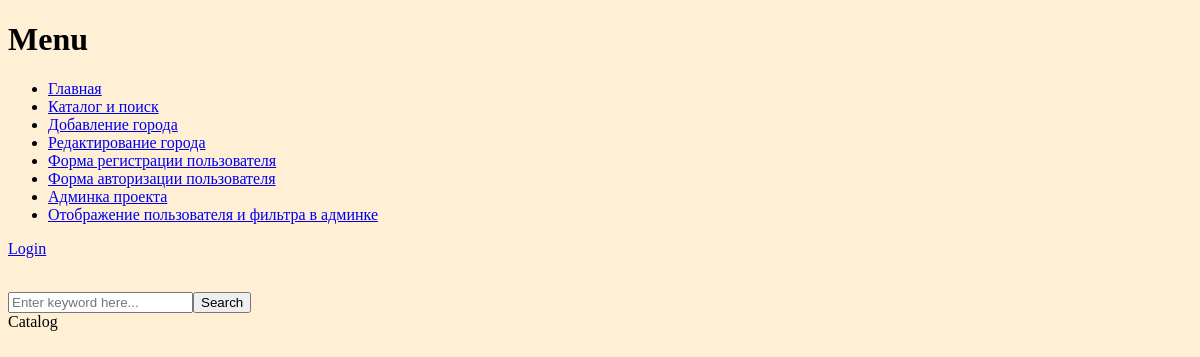
Page /anaboliki/ on the earlier database version.
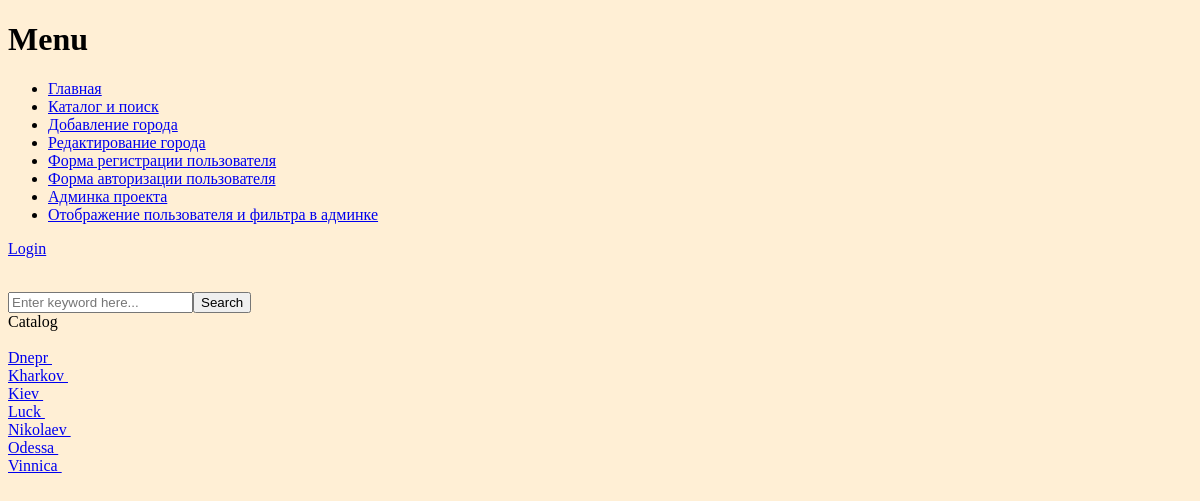
Same page on the later database version.
### anaboliki/models.py (models this page shows, shortened)
class City(models.Model):
    name = models.CharField(max_length=100)
    user = models.ForeignKey(User,
                             null=True, blank=True,
                             on_delete=models.SET_NULL)
    is_approved = models.BooleanField(default=False)

### anaboliki/views.py (the view)
# urls.py: path('', catalog),
def catalog(request):
    towns = City.objects.filter(is_approved=True).order_by('name')
    if 'search' in request.GET:
        towns = towns.filter(name__contains=request.GET['search'])
    return render(request, 'anaboliki/catalog.html', {
        'towns': towns
    })

### anaboliki/templates/anaboliki/catalog.html (shortened to what this page needs)
{% extends "anaboliki/base.html" %}
{% block "content" %}
<!DOCTYPE html>
<html lang="en">
<head>
</head>
<table>
<br>
<form role='search'>
    ﻿<input name="search" type="text" placeholder="Enter keyword here...">
    <button type="submit">Search</button>
</form>
<br>
Catalog <br>
<br>
{%  for item in towns %}
    <a href="{% url "city" item.id %}"> {{ item.name }} </a> &nbsp
    <br>
{%  endfor  %}
</body>
</html>
{% endblock %}

Differences in the rows shown:
now on this page (row edited): City: name "Dnepr"
now on this page (row edited): City: name "Kharkov"
now on this page (row edited): City: name "Kiev"
now on this page (row edited): City: name "Luck"
added City: name "Nikolaev"
now on this page (row edited): City: name "Odessa"
added City: name "Vinnica"
